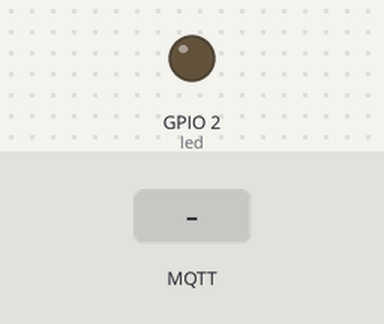
Recording of a program running on a simulated ESP32 board running MicroPython. Parts: output pins drawn as LEDs (lit = HIGH). Inputs (shaded band) come from the test bench. WiFi joins after 1.5 s; no MQTT or app messages arrive unless stated; what the program prints to the serial console is not drawn.

Above: at 5.8 s.
5.9 s: MQTT message "on" arrives on the first subscribed topic
At 6.6 s:
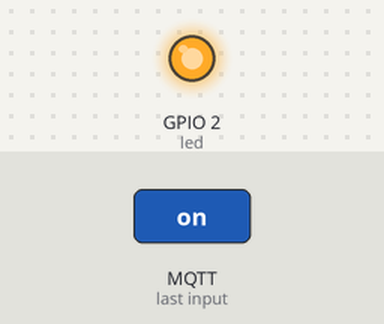
7.6 s: MQTT message "off" arrives on the first subscribed topic
At 9.1 s:
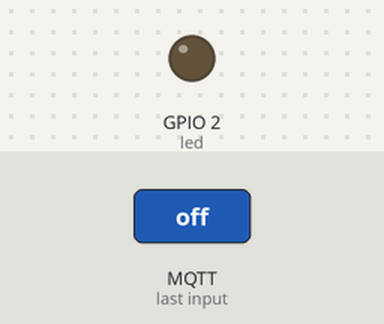
Timing chart, 0 to 10.6 s (numbered marks = the images above; inputs shaded):
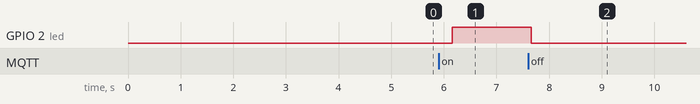

The program:

main.py
```python
# main.py

import machine
from time import sleep
from umqtt.simple import MQTTClient


sleep(3)
led = machine.Pin(2, machine.Pin.OUT)

CLIENT_NAME = b'esp32'
BROKER_ADDR = b'72f4e7db90564580a07b5ccf36eaab25.s2.eu.hivemq.cloud'
USER_NAME = b'itb13519174'
USER_PASS = b'itB13519174'
mqttc = MQTTClient(CLIENT_NAME,
                   BROKER_ADDR,
                   port=0,
                   user=USER_NAME,
                   password=USER_PASS,
                   keepalive=60,
                   ssl=True,
                   ssl_params={'server_hostname':'72f4e7db90564580a07b5ccf36eaab25.s2.eu.hivemq.cloud'})
mqttc.connect()

topic_state = 'hivemq/state'
topic_command = 'hivemq/command'
message_received = ""
def callback_prod(topic, msg):
    global message_received
    if msg.decode() == 'on':
        led.value(1)
        message_received = "ON"
    elif msg.decode() == 'off':
        led.value(0)
        message_received = "OFF"
    else : #commmand check
        message_received = "CHECK_STATE"
        pass

# mqtt subscription
mqttc.set_callback(callback_prod)
mqttc.subscribe(topic_command)

while True:
    mqttc.check_msg()
    if (message_received):
        mqttc.publish( topic_state, str(led.value()).encode() )
        message_received = ""
    sleep(0.5)
```

boot.py
```python
import esp
import uos, machine
import gc
import network

def connect():
    sta_if = network.WLAN(network.STA_IF)
    if not sta_if.isconnected():
        sta_if.active(True)
        sta_if.connect('Test', 'wifipass1')
        while not sta_if.isconnected():
            pass # wait till connection
    print('Connection success, network config:', sta_if.ifconfig())

#esp.osdebug(None)
gc.collect()
connect()
```

Measured:
- after the input at 5.9 s, GPIO 2 (led): LOW → HIGH after 0.26 s
- after the input at 7.6 s, GPIO 2 (led): HIGH → LOW after 0.06 s
